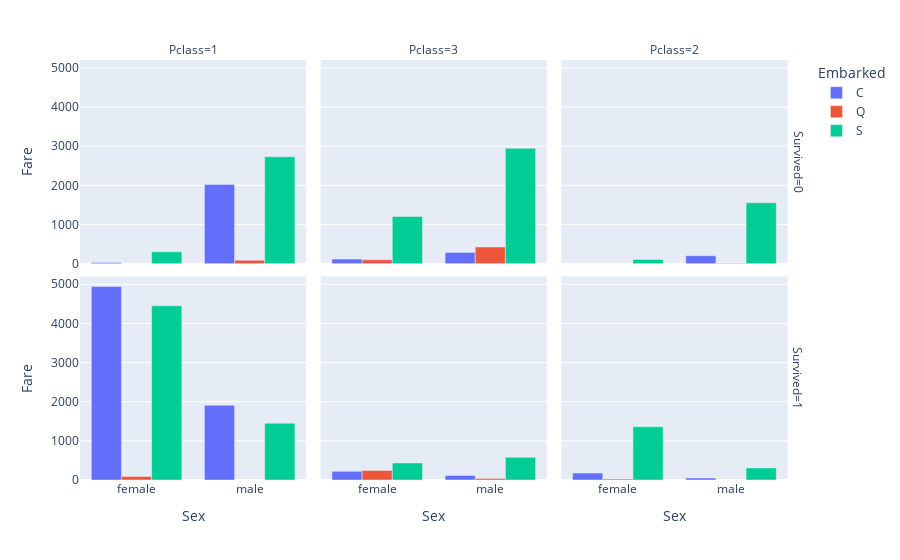

Here is the notebook cell this chart was saved with:
### Code cell
# how about 4 features?
facet_data = df[['Sex', 'Survived', 'Embarked', 'Pclass', 'Fare']].groupby(['Sex', 'Survived', 'Embarked', 'Pclass']).agg('sum').reset_index()
px.bar(facet_data, x='Sex', y='Fare', facet_row='Survived', facet_col='Pclass', color='Embarked', barmode='group')

### Figure 1 — Plotly figure (JSON) as saved in the notebook; plotly's stock layout.template omitted (floating-point values rounded to 4 significant figures)
{"data": [{"alignmentgroup": "True", "hovertemplate": "Embarked=C<br>Survived=0<br>Pclass=1<br>Sex=%{x}<br>Fare=%{y}<extra></extra>", "legendgroup": "C", "marker": {"color": "#636efa", "pattern": {"shape": ""}}, "name": "C", "offsetgroup": "C", "orientation": "v", "showlegend": true, "textposition": "auto", "type": "bar", "x": ["female", "male"], "xaxis": "x4", "y": [28.71, 2021.0], "yaxis": "y4"}, {"alignmentgroup": "True", "hovertemplate": "Embarked=C<br>Survived=0<br>Pclass=3<br>Sex=%{x}<br>Fare=%{y}<extra></extra>", "legendgroup": "C", "marker": {"color": "#636efa", "pattern": {"shape": ""}}, "name": "C", "offsetgroup": "C", "orientation": "v", "showlegend": false, "textposition": "auto", "type": "bar", "x": ["female", "male"], "xaxis": "x5", "y": [117.2, 287.8], "yaxis": "y5"}, {"alignmentgroup": "True", "hovertemplate": "Embarked=C<br>Survived=0<br>Pclass=2<br>Sex=%{x}<br>Fare=%{y}<extra></extra>", "legendgroup": "C", "marker": {"color": "#636efa", "pattern": {"shape": ""}}, "name": "C", "offsetgroup": "C", "orientation": "v", "showlegend": false, "textposition": "auto", "type": "bar", "x": ["male"], "xaxis": "x6", "y": [203.3], "yaxis": "y6"}, {"alignmentgroup": "True", "hovertemplate": "Embarked=C<br>Survived=1<br>Pclass=1<br>Sex=%{x}<br>Fare=%{y}<extra></extra>", "legendgroup": "C", "marker": {"color": "#636efa", "pattern": {"shape": ""}}, "name": "C", "offsetgroup": "C", "orientation": "v", "showlegend": false, "textposition": "auto", "type": "bar", "x": ["female", "male"], "xaxis": "x", "y": [4944.0, 1907.0], "yaxis": "y"}, {"alignmentgroup": "True", "hovertemplate": "Embarked=C<br>Survived=1<br>Pclass=3<br>Sex=%{x}<br>Fare=%{y}<extra></extra>", "legendgroup": "C", "marker": {"color": "#636efa", "pattern": {"shape": ""}}, "name": "C", "offsetgroup": "C", "orientation": "v", "showlegend": false, "textposition": "auto", "type": "bar", "x": ["female", "male"], "xaxis": "x2", "y": [220.8, 114.4], "yaxis": "y2"}, {"alignmentgroup": "True", "hovertemplate": "Embarked=C<br>Survived=1<br>Pclass=2<br>Sex=%{x}<br>Fare=%{y}<extra></extra>", "legendgroup": "C", "marker": {"color": "#636efa", "pattern": {"shape": ""}}, "name": "C", "offsetgroup": "C", "orientation": "v", "showlegend": false, "textposition": "auto", "type": "bar", "x": ["female", "male"], "xaxis": "x3", "y": [176.9, 50.87], "yaxis": "y3"}, {"alignmentgroup": "True", "hovertemplate": "Embarked=Q<br>Survived=0<br>Pclass=1<br>Sex=%{x}<br>Fare=%{y}<extra></extra>", "legendgroup": "Q", "marker": {"color": "#EF553B", "pattern": {"shape": ""}}, "name": "Q", "offsetgroup": "Q", "orientation": "v", "showlegend": true, "textposition": "auto", "type": "bar", "x": ["male"], "xaxis": "x4", "y": [90], "yaxis": "y4"}, {"alignmentgroup": "True", "hovertemplate": "Embarked=Q<br>Survived=0<br>Pclass=3<br>Sex=%{x}<br>Fare=%{y}<extra></extra>", "legendgroup": "Q", "marker": {"color": "#EF553B", "pattern": {"shape": ""}}, "name": "Q", "offsetgroup": "Q", "orientation": "v", "showlegend": false, "textposition": "auto", "type": "bar", "x": ["female", "male"], "xaxis": "x5", "y": [98.14, 426.3], "yaxis": "y5"}, {"alignmentgroup": "True", "hovertemplate": "Embarked=Q<br>Survived=0<br>Pclass=2<br>Sex=%{x}<br>Fare=%{y}<extra></extra>", "legendgroup": "Q", "marker": {"color": "#EF553B", "pattern": {"shape": ""}}, "name": "Q", "offsetgroup": "Q", "orientation": "v", "showlegend": false, "textposition": "auto", "type": "bar", "x": ["male"], "xaxis": "x6", "y": [12.35], "yaxis": "y6"}, {"alignmentgroup": "True", "hovertemplate": "Embarked=Q<br>Survived=1<br>Pclass=1<br>Sex=%{x}<br>Fare=%{y}<extra></extra>", "legendgroup": "Q", "marker": {"color": "#EF553B", "pattern": {"shape": ""}}, "name": "Q", "offsetgroup": "Q", "orientation": "v", "showlegend": false, "textposition": "auto", "type": "bar", "x": ["female"], "xaxis": "x", "y": [90], "yaxis": "y"}, {"alignmentgroup": "True", "hovertemplate": "Embarked=Q<br>Survived=1<br>Pclass=3<br>Sex=%{x}<br>Fare=%{y}<extra></extra>", "legendgroup": "Q", "marker": {"color": "#EF553B", "pattern": {"shape": ""}}, "name": "Q", "offsetgroup": "Q", "orientation": "v", "showlegend": false, "textposition": "auto", "type": "bar", "x": ["female", "male"], "xaxis": "x2", "y": [242.0, 38.75], "yaxis": "y2"}, {"alignmentgroup": "True", "hovertemplate": "Embarked=Q<br>Survived=1<br>Pclass=2<br>Sex=%{x}<br>Fare=%{y}<extra></extra>", "legendgroup": "Q", "marker": {"color": "#EF553B", "pattern": {"shape": ""}}, "name": "Q", "offsetgroup": "Q", "orientation": "v", "showlegend": false, "textposition": "auto", "type": "bar", "x": ["female"], "xaxis": "x3", "y": [24.7], "yaxis": "y3"}, {"alignmentgroup": "True", "hovertemplate": "Embarked=S<br>Survived=0<br>Pclass=1<br>Sex=%{x}<br>Fare=%{y}<extra></extra>", "legendgroup": "S", "marker": {"color": "#00cc96", "pattern": {"shape": ""}}, "name": "S", "offsetgroup": "S", "orientation": "v", "showlegend": true, "textposition": "auto", "type": "bar", "x": ["female", "male"], "xaxis": "x4", "y": [303.1, 2732.0], "yaxis": "y4"}, {"alignmentgroup": "True", "hovertemplate": "Embarked=S<br>Survived=0<br>Pclass=3<br>Sex=%{x}<br>Fare=%{y}<extra></extra>", "legendgroup": "S", "marker": {"color": "#00cc96", "pattern": {"shape": ""}}, "name": "S", "offsetgroup": "S", "orientation": "v", "showlegend": false, "textposition": "auto", "type": "bar", "x": ["female", "male"], "xaxis": "x5", "y": [1208.0, 2947.0], "yaxis": "y5"}, {"alignmentgroup": "True", "hovertemplate": "Embarked=S<br>Survived=0<br>Pclass=2<br>Sex=%{x}<br>Fare=%{y}<extra></extra>", "legendgroup": "S", "marker": {"color": "#00cc96", "pattern": {"shape": ""}}, "name": "S", "offsetgroup": "S", "orientation": "v", "showlegend": false, "textposition": "auto", "type": "bar", "x": ["female", "male"], "xaxis": "x6", "y": [109.5, 1558.0], "yaxis": "y6"}, {"alignmentgroup": "True", "hovertemplate": "Embarked=S<br>Survived=1<br>Pclass=1<br>Sex=%{x}<br>Fare=%{y}<extra></extra>", "legendgroup": "S", "marker": {"color": "#00cc96", "pattern": {"shape": ""}}, "name": "S", "offsetgroup": "S", "orientation": "v", "showlegend": false, "textposition": "auto", "type": "bar", "x": ["female", "male"], "xaxis": "x", "y": [4450.0, 1451.0], "yaxis": "y"}, {"alignmentgroup": "True", "hovertemplate": "Embarked=S<br>Survived=1<br>Pclass=3<br>Sex=%{x}<br>Fare=%{y}<extra></extra>", "legendgroup": "S", "marker": {"color": "#00cc96", "pattern": {"shape": ""}}, "name": "S", "offsetgroup": "S", "orientation": "v", "showlegend": false, "textposition": "auto", "type": "bar", "x": ["female", "male"], "xaxis": "x2", "y": [434.7, 579.1], "yaxis": "y2"}, {"alignmentgroup": "True", "hovertemplate": "Embarked=S<br>Survived=1<br>Pclass=2<br>Sex=%{x}<br>Fare=%{y}<extra></extra>", "legendgroup": "S", "marker": {"color": "#00cc96", "pattern": {"shape": ""}}, "name": "S", "offsetgroup": "S", "orientation": "v", "showlegend": false, "textposition": "auto", "type": "bar", "x": ["female", "male"], "xaxis": "x3", "y": [1359.0, 307.8], "yaxis": "y3"}], "layout": {"annotations": [{"font": {}, "showarrow": false, "text": "Pclass=1", "x": 0.1567, "xanchor": "center", "xref": "paper", "y": 1, "yanchor": "bottom", "yref": "paper"}, {"font": {}, "showarrow": false, "text": "Pclass=3", "x": 0.49, "xanchor": "center", "xref": "paper", "y": 1, "yanchor": "bottom", "yref": "paper"}, {"font": {}, "showarrow": false, "text": "Pclass=2", "x": 0.8233, "xanchor": "center", "xref": "paper", "y": 1, "yanchor": "bottom", "yref": "paper"}, {"font": {}, "showarrow": false, "text": "Survived=1", "textangle": 90, "x": 0.98, "xanchor": "left", "xref": "paper", "y": 0.2425, "yanchor": "middle", "yref": "paper"}, {"font": {}, "showarrow": false, "text": "Survived=0", "textangle": 90, "x": 0.98, "xanchor": "left", "xref": "paper", "y": 0.7575, "yanchor": "middle", "yref": "paper"}], "barmode": "group", "legend": {"title": {"text": "Embarked"}, "tracegroupgap": 0}, "margin": {"t": 60}, "xaxis": {"anchor": "y", "domain": [0, 0.3133], "title": {"text": "Sex"}}, "xaxis2": {"anchor": "y2", "domain": [0.3333, 0.6467], "matches": "x", "title": {"text": "Sex"}}, "xaxis3": {"anchor": "y3", "domain": [0.6667, 0.98], "matches": "x", "title": {"text": "Sex"}}, "xaxis4": {"anchor": "y4", "domain": [0, 0.3133], "matches": "x", "showticklabels": false}, "xaxis5": {"anchor": "y5", "domain": [0.3333, 0.6467], "matches": "x", "showticklabels": false}, "xaxis6": {"anchor": "y6", "domain": [0.6667, 0.98], "matches": "x", "showticklabels": false}, "yaxis": {"anchor": "x", "domain": [0, 0.485], "title": {"text": "Fare"}}, "yaxis2": {"anchor": "x2", "domain": [0, 0.485], "matches": "y", "showticklabels": false}, "yaxis3": {"anchor": "x3", "domain": [0, 0.485], "matches": "y", "showticklabels": false}, "yaxis4": {"anchor": "x4", "domain": [0.515, 1], "matches": "y", "title": {"text": "Fare"}}, "yaxis5": {"anchor": "x5", "domain": [0.515, 1], "matches": "y", "showticklabels": false}, "yaxis6": {"anchor": "x6", "domain": [0.515, 1], "matches": "y", "showticklabels": false}}}
